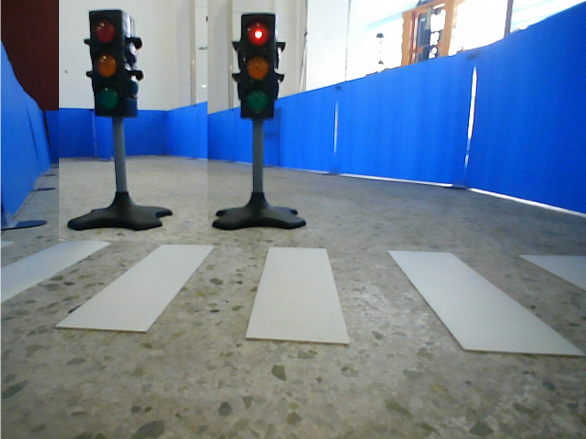
#> input picture image/RED_LIGHT.png, 1172 x 878 px, found by its file name (shown at 1/2 size)
$ python redlight_debug.py
#> lines starting #> are read from the running program, lines starting #| are printed output that depends on the picture; after the words box and inside, x2 and y2 are one past the last pixel; in counts of white or black regions, pixels touching at a corner belong together
import cv2
import numpy as np

def on_trackbar_change(val):
    pass

def ensure_odd(val):
    return val if val % 2 == 1 else val + 1

def red_light_detection(image_path):
    # 读取图像
#> called with image_path = 'image\\RED_LIGHT.png'
    original_image = cv2.imread(image_path)
#> original_image is the input picture: shape (878, 1172, 3); mean B, G, R 150.1, 127.6, 109.4

    # 创建窗口和滑动条
    steps = [
        '1. Original Image', '2. Smooth Image', '3. Gaussian Blurred Image',
        '4. HSV Red Mask', '5. Morphological Transform', '6. Contours and Red Light'
    ]

    for step in steps:
        cv2.namedWindow(step)

    cv2.createTrackbar('Smooth Kernel', '2. Smooth Image', 20, 30, on_trackbar_change)
    cv2.createTrackbar('Gaussian Blur', '3. Gaussian Blurred Image', 10, 50, on_trackbar_change)
    cv2.createTrackbar('Lower Hue', '4. HSV Red Mask', 0, 180, on_trackbar_change)
    cv2.createTrackbar('Upper Hue', '4. HSV Red Mask', 10, 180, on_trackbar_change)
    cv2.createTrackbar('Lower Saturation', '4. HSV Red Mask', 100, 255, on_trackbar_change)
    cv2.createTrackbar('Upper Saturation', '4. HSV Red Mask', 255, 255, on_trackbar_change)
    cv2.createTrackbar('Lower Value', '4. HSV Red Mask', 100, 255, on_trackbar_change)
    cv2.createTrackbar('Upper Value', '4. HSV Red Mask', 255, 255, on_trackbar_change)
    cv2.createTrackbar('Erode/Dilate Kernel', '5. Morphological Transform', 3, 20, on_trackbar_change)
    cv2.createTrackbar('Min Area', '6. Contours and Red Light', 400, 5000, on_trackbar_change)
    cv2.createTrackbar('Max Area', '6. Contours and Red Light', 3000, 5000, on_trackbar_change)
    cv2.createTrackbar('Min Aspect Ratio', '6. Contours and Red Light', 75, 100, on_trackbar_change)
    cv2.createTrackbar('Max Aspect Ratio', '6. Contours and Red Light', 125, 150, on_trackbar_change)

    while True:
        # 复制原始图像，保证每次都从原始图像开始处理
        image = original_image.copy()

        # 获取滑动条的值
        smooth_kernel_size = ensure_odd(cv2.getTrackbarPos('Smooth Kernel', '2. Smooth Image'))
        gaussian_blur_val = ensure_odd(cv2.getTrackbarPos('Gaussian Blur', '3. Gaussian Blurred Image'))
        lower_hue = cv2.getTrackbarPos('Lower Hue', '4. HSV Red Mask')
        upper_hue = cv2.getTrackbarPos('Upper Hue', '4. HSV Red Mask')
        lower_saturation = cv2.getTrackbarPos('Lower Saturation', '4. HSV Red Mask')
        upper_saturation = cv2.getTrackbarPos('Upper Saturation', '4. HSV Red Mask')
        lower_value = cv2.getTrackbarPos('Lower Value', '4. HSV Red Mask')
        upper_value = cv2.getTrackbarPos('Upper Value', '4. HSV Red Mask')
        morph_kernel_size = ensure_odd(cv2.getTrackbarPos('Erode/Dilate Kernel', '5. Morphological Transform'))
        min_area = cv2.getTrackbarPos('Min Area', '6. Contours and Red Light')
        max_area = cv2.getTrackbarPos('Max Area', '6. Contours and Red Light')
        min_aspect_ratio = cv2.getTrackbarPos('Min Aspect Ratio', '6. Contours and Red Light') / 100.0
        max_aspect_ratio = cv2.getTrackbarPos('Max Aspect Ratio', '6. Contours and Red Light') / 100.0

        # 显示原始图像
        cv2.imshow('1. Original Image', original_image)

        # 平滑滤波
        smooth = cv2.medianBlur(image, smooth_kernel_size)
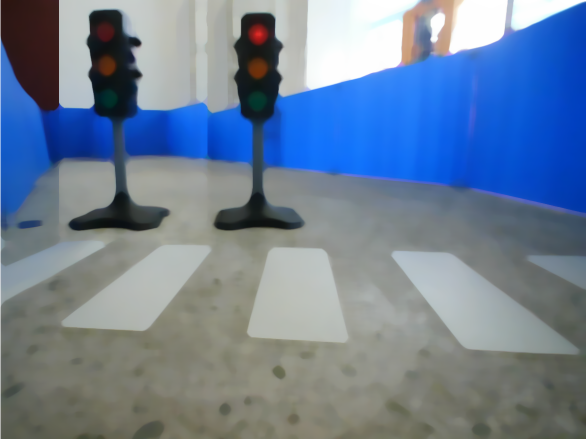
#> smooth: shape (878, 1172, 3) (shown at 1/2 size); mean B, G, R 150.8, 127.7, 109.4
        cv2.imshow('2. Smooth Image', smooth)

        # 高斯模糊
        gaussian_blurred = cv2.GaussianBlur(smooth, (gaussian_blur_val, gaussian_blur_val), 0)
        cv2.imshow('3. Gaussian Blurred Image', gaussian_blurred)

        # 转换到 HSV 色彩空间
        hsv = cv2.cvtColor(gaussian_blurred, cv2.COLOR_BGR2HSV)
#> hsv: shape (878, 1172, 3); mean H, S, V 70.3, 75, 156.7

        # 提取红色区域
        lower_red = np.array([lower_hue, lower_saturation, lower_value])
        upper_red = np.array([upper_hue, upper_saturation, upper_value])
        mask = cv2.inRange(hsv, lower_red, upper_red)
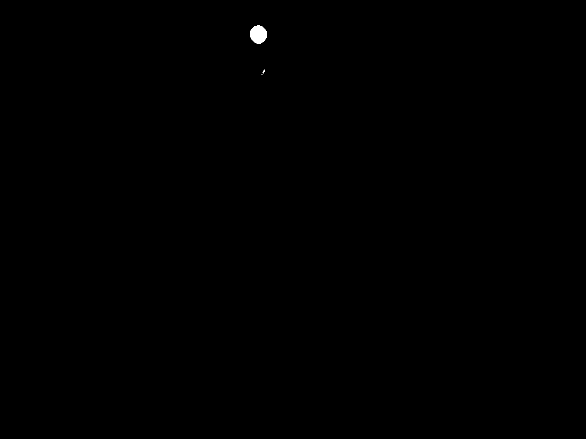
#> mask: shape (878, 1172) (shown at 1/2 size); 0.09% white; 4 white regions (3 under 20 px), largest, box (x1, y1, x2, y2) and area: (500, 51, 534, 87) 944
        cv2.imshow('4. HSV Red Mask', mask)

        # 形态学操作，侵蚀和膨胀让红灯轮廓闭合
        kernel = np.ones((morph_kernel_size, morph_kernel_size), np.uint8)
        morph = cv2.morphologyEx(mask, cv2.MORPH_CLOSE, kernel)
#> morph: shape (878, 1172); 0.09% white; 3 white regions (2 under 20 px)
        cv2.imshow('5. Morphological Transform', morph)

        # 查找轮廓
        contours, _ = cv2.findContours(morph, cv2.RETR_EXTERNAL, cv2.CHAIN_APPROX_SIMPLE)
#> contours = 3 contours, 2 with area under 20; largest, box (x1, y1, x2, y2) and area: (500, 51, 534, 87) 896

        detected = False
        output_image = original_image.copy()
        for contour in contours:
            area = cv2.contourArea(contour)
            if min_area < area < max_area:
                x, y, w, h = cv2.boundingRect(contour)
                aspect_ratio = float(w)/h
                if min_aspect_ratio <= aspect_ratio <= max_aspect_ratio:  # 近似圆形
                    cv2.rectangle(output_image, (x, y), (x + w, y + h), (0, 255, 0), 2)
                    detected = True
#> this loop made 3 passes
#> (area, x, y, w, h, aspect_ratio, detected) on pass 3: (896, 500, 51, 34, 36, 0.944, True)
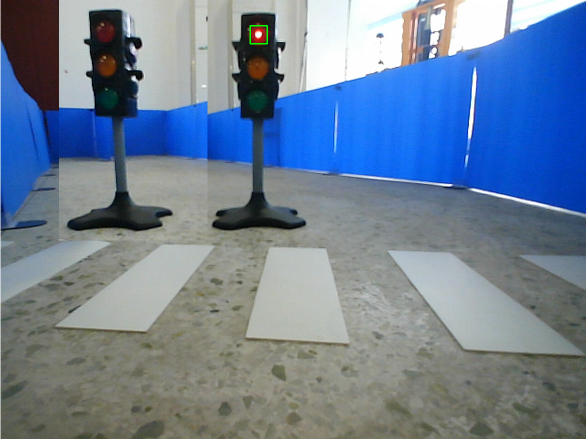
#> output_image: shape (878, 1172, 3) (shown at 1/2 size); 0.04% of pixels changed, all inside (x1, y1, x2, y2) = (499, 50, 536, 89)

        cv2.imshow('6. Contours and Red Light', output_image)

        if cv2.waitKey(1) & 0xFF == 27:  # 按下 'Esc' 键退出
#> (key Esc is pressed here)
            break

    cv2.destroyAllWindows()
    return detected

# 调用函数进行测试
image_path = 'image\\RED_LIGHT.png'
detected = red_light_detection(image_path)
#> detected = True
print("Red Light Detected: ", detected)
#| Red Light Detected:  True
